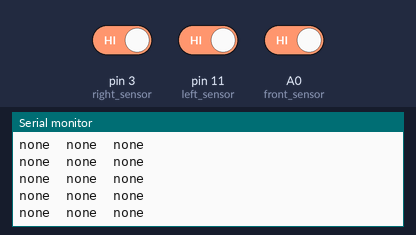
The sketch below on a simulated Arduino Uno, built with avr-gcc and run on an emulated ATmega328P. On the bench: the last lines printed to the serial monitor. The inputs (shaded band) are chosen by the test bench; at power-on: pin 3 (right_sensor) HIGH, pin 11 (left_sensor) HIGH, A0 (front_sensor) HIGH.

Above: at 2.2 s.
2.3 s: pin 3 (right_sensor) driven LOW
At 2.31 s:
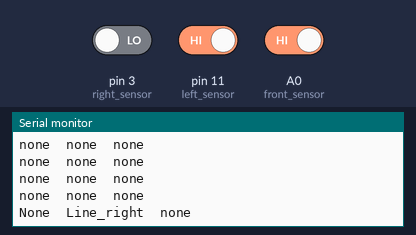
4.2 s: pin 11 (left_sensor) driven LOW
At 4.21 s:
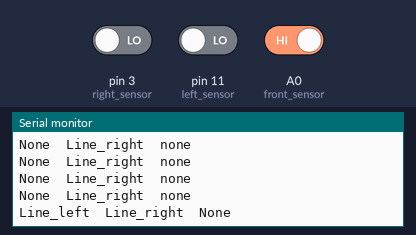
6.1 s: A0 (front_sensor) driven LOW
At 6.12 s:
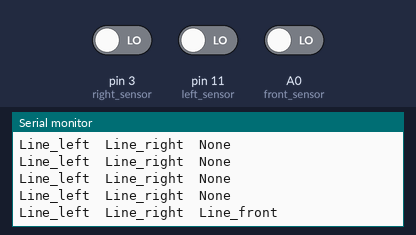
8.0 s: pin 3 (right_sensor) driven HIGH
At 8.03 s:
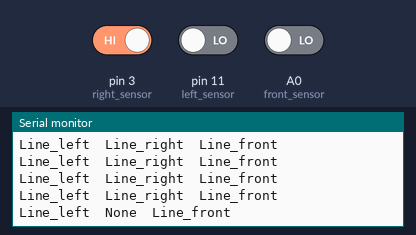
9.9 s: pin 11 (left_sensor) driven HIGH
At 9.93 s:
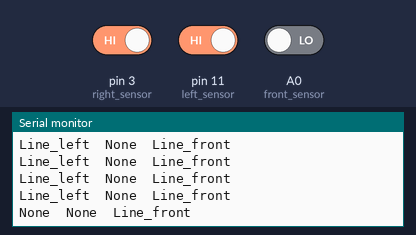
11.8 s: pin 3 (right_sensor) driven LOW
At 11.84 s:
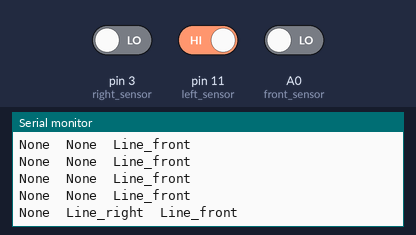

The sketch:

Linha.ino
```cpp
const byte left_sensor=11;
const byte right_sensor=3;
const byte front_sensor=A0;

void setup ()
{
   pinMode(left_sensor,INPUT);
   pinMode(right_sensor,INPUT);
   pinMode(front_sensor,INPUT);

   Serial.begin(9600);
   Serial.println("starting");
   delay(1000);
}

void loop()
{
  Line_check();
  delay(100);
}

  void Line_check ()
{

      if ( digitalRead (left_sensor) == LOW && digitalRead(right_sensor)==LOW && digitalRead(front_sensor)==LOW ) {Serial.print("Line_left"); Serial.print("\t"); Serial.print("Line_right"); Serial.print("\t"); Serial.println("Line_front");}
      if ( digitalRead (left_sensor) == HIGH && digitalRead(right_sensor)==LOW && digitalRead(front_sensor)==LOW) {Serial.print("None"); Serial.print("\t"); Serial.print("Line_right");Serial.print("\t"); Serial.println("Line_front");}
      if ( digitalRead (left_sensor) == LOW && digitalRead(right_sensor)==HIGH && digitalRead(front_sensor)==LOW ) {Serial.print("Line_left"); Serial.print("\t"); Serial.print("None");Serial.print("\t"); Serial.println("Line_front");}
      if ( digitalRead (left_sensor) == LOW && digitalRead(right_sensor)==LOW && digitalRead(front_sensor)==HIGH ) {Serial.print("Line_left"); Serial.print("\t"); Serial.print("Line_right");Serial.print("\t"); Serial.println("None");}
      if ( digitalRead (left_sensor) == HIGH && digitalRead(right_sensor)==HIGH && digitalRead(front_sensor)==LOW ) {Serial.print("None"); Serial.print("\t"); Serial.print("None");Serial.print("\t"); Serial.println("Line_front");}
      if ( digitalRead (left_sensor) == HIGH && digitalRead(right_sensor)==LOW && digitalRead(front_sensor)==HIGH ) {Serial.print("None"); Serial.print("\t"); Serial.print("Line_right");Serial.print("\t"); Serial.println("none");}
      if ( digitalRead (left_sensor) == LOW && digitalRead(right_sensor)==HIGH && digitalRead(front_sensor)==HIGH ) {Serial.print("Line_left"); Serial.print("\t"); Serial.print("none");Serial.print("\t"); Serial.println("none");}
      if ( digitalRead (left_sensor) == HIGH && digitalRead(right_sensor)==HIGH && digitalRead(front_sensor)==HIGH ) {Serial.print("none"); Serial.print("\t"); Serial.print("none");Serial.print("\t"); Serial.println("none");}
}
```

Measured:
- after the input at 2.3 s, the serial monitor: prints a new line at once (image 1)
- after the input at 4.2 s, the serial monitor: prints a new line at once (image 2)
- after the input at 6.1 s, the serial monitor: prints a new line at once (image 3)
- after the input at 8.0 s, the serial monitor: prints a new line at once (image 4)
- after the input at 9.9 s, the serial monitor: prints a new line at once (image 5)
- after the input at 11.8 s, the serial monitor: prints a new line at once (image 6)
